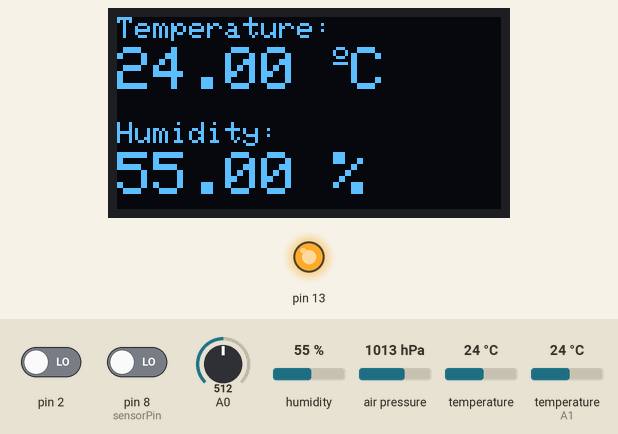
Simulated run of this sketch. Board: Arduino Uno, built with avr-gcc and run on an emulated ATmega328P. Shown: 128×64 one-colour display, output pins drawn as LEDs (lit = HIGH). The test bench sets the inputs (shaded band); at power-on: A0 = 512, pin 8 (sensorPin) LOW, humidity 55 %, temperature (sensor on A1) 24 °C, pin 2 LOW, air pressure 1013 hPa, temperature 24 °C. Pins used as bus, display or sensor lines are not drawn; what the sketch prints to the serial monitor is not drawn.

Above: at 4.7 s.
4.8 s: A0 set to 419
17.8 s: A0 set to 393
At 27.3 s:
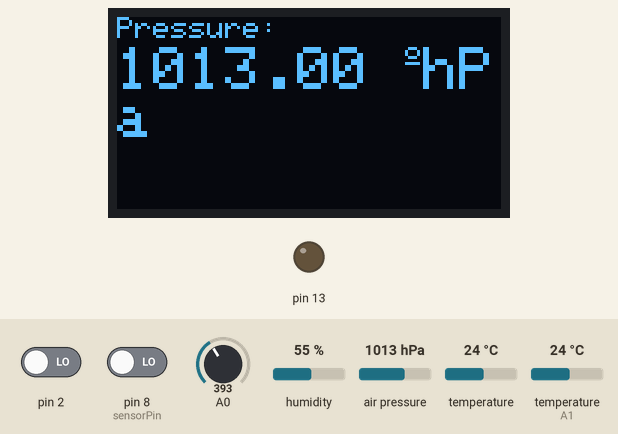
31.8 s: pin 8 (sensorPin) driven HIGH
40.9 s: humidity set to 22 %
At 53.2 s:
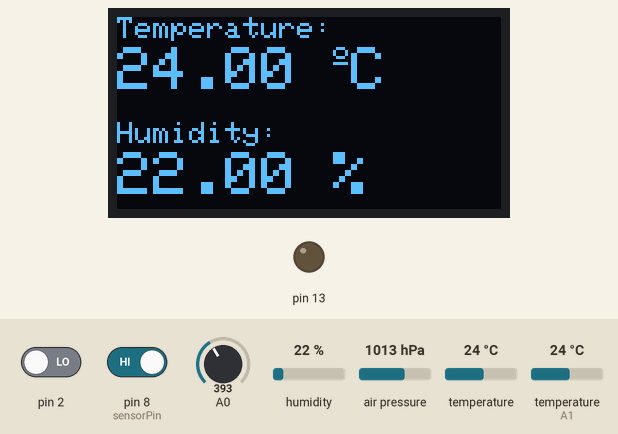
54.4 s: temperature (sensor on A1) set to 12 °C
At 65.6 s:
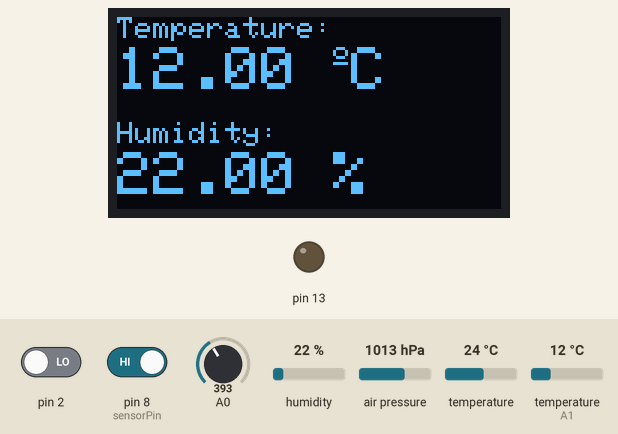
68.4 s: humidity set to 40 %
At 78.1 s:
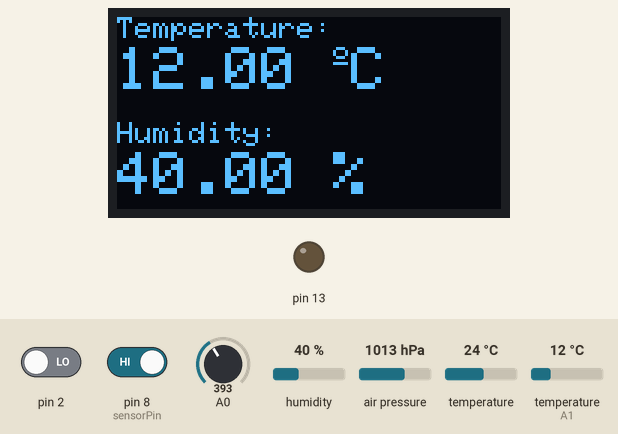
Timing chart, 0 to 79.6 s (numbered marks = the images above; inputs shaded):
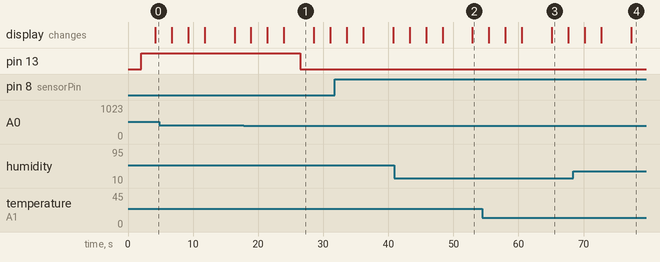

The sketch:

oled_all.ino
```cpp
int sensorValue;
int digitalValue;


#include "dht.h"
#define dht_apin A1
dht DHT;

//rain
#define sensorPower 7
#define sensorPin 8

//BM180
#include <Wire.h>
#include <SFE_BMP180.h>
SFE_BMP180 bmp180;

//OLED
#include <Adafruit_BMP085.h>
#include <Adafruit_GFX.h>
#include <Adafruit_SSD1306.h>
Adafruit_BMP085 bmp;
Adafruit_SSD1306 display = Adafruit_SSD1306(128, 64, &Wire, -1);

void setup()
{
  Serial.begin(9600); // sets the serial port to 9600
  //MQ135
  pinMode(13, OUTPUT);
  pinMode(2, INPUT);

 //rain
 pinMode(sensorPower, OUTPUT);
 digitalWrite(sensorPower, HIGH);

//BM180
bool success = bmp180.begin();

  if (success) {
    Serial.println("BMP180 init success");
  }
//OEDL
display.begin(SSD1306_SWITCHCAPVCC, 0x3C);
if(!display.begin(SSD1306_SWITCHCAPVCC, 0x3C)) {
  Serial.println(F("SSD1306 allocation failed"));
  for(;;);
}
  delay(2000);
display.clearDisplay();
display.setTextColor(WHITE);
}

void loop()
{
 //MQ135
  sensorValue = analogRead(0); // read analog input pin 0
  digitalValue = digitalRead(2);
  if (sensorValue > 400)
  {
    digitalWrite(13, HIGH);
  }
  else
    digitalWrite(13, LOW);
    Serial.print("PPM-");
  Serial.println(sensorValue, DEC); // prints the value read
  Serial.println(digitalValue, DEC);


  //DHT
  DHT.read11(dht_apin);

    Serial.print("Current humidity = ");
    Serial.print(DHT.humidity);
    Serial.print("%  ");
    Serial.print("temperature = ");
    Serial.print(DHT.temperature);
    Serial.println("C  ");

 //rain

    int val = readSensor();
  Serial.print("Digital Output: ");
  Serial.println(val);

  // Determine status of rain
  if (val) {
    Serial.println("Status: Clear");
  } else {
    Serial.println("Status: It's raining");
  }

  delay(1000);  // Take a reading every second
  Serial.println();

  //BM180
  char status;
  double T, P;
  bool success = false;

  status = bmp180.startTemperature();

  if (status != 0) {
    delay(1000);
    status = bmp180.getTemperature(T);

    if (status != 0) {
      status = bmp180.startPressure(3);

      if (status != 0) {
        delay(status);
        status = bmp180.getPressure(P, T);

        if (status != 0) {
          Serial.print("Pressure: ");
          Serial.print(P);
          Serial.println(" hPa");

          Serial.print("Temperature: ");
          Serial.print(T);
          Serial.println(" C");
        }
      }
    }
  }
display.setTextSize(1);
  display.setCursor(0,0);
  display.print("Temperature: ");
  display.setTextSize(2);
  display.setCursor(0,10);
  display.print(DHT.temperature);
  display.print(" ");
  display.setTextSize(1);
  display.cp437(true);
  display.write(167);
  display.setTextSize(2);
  display.print("C");

  display.setTextSize(1);
  display.setCursor(0, 35);
  display.print("Humidity: ");
  display.setTextSize(2);
  display.setCursor(0, 45);
  display.print(DHT.humidity);
  display.print(" %");

  display.display();
  delay(2500);
  display.clearDisplay();

  display.setTextSize(1);
  display.setCursor(0,0);
  display.print("Rainfall: ");
  display.setTextSize(2);
  display.setCursor(0,10);
  display.print(val);
  display.print(" ");
  display.setTextSize(1);
  display.cp437(true);
  display.write(167);
  display.setTextSize(2);
  display.print("");

  display.display();
  delay(2500);
  display.clearDisplay();

  display.setTextSize(1);
  display.setCursor(0,0);
  display.print("AQI: ");
  display.setTextSize(2);
  display.setCursor(0,10);
  display.print(sensorValue);
  display.print(" ");
  display.setTextSize(1);
  display.cp437(true);
  display.write(167);
  display.setTextSize(2);
  display.print("PPM");

   display.display();
  delay(2500);
  display.clearDisplay();

    display.setTextSize(1);
  display.setCursor(0,0);
  display.print("Pressure: ");
  display.setTextSize(2);
  display.setCursor(0,10);
  display.print(P);
  display.print(" ");
  display.setTextSize(1);
  display.cp437(true);
  display.write(167);
  display.setTextSize(2);
  display.print("hPa");

    display.display();
  delay(2500);
  display.clearDisplay();

}

//  This function returns  sensor output
int readSensor() {
  digitalWrite(sensorPower, HIGH);  // Turn the sensor ON
  delay(10);              // Allow power to settle
  int val = digitalRead(sensorPin); // Read the sensor output
  digitalWrite(sensorPower, LOW);   // Turn the sensor OFF
  return val;             // Return the value


}
```

Measured:
- the behaviour switches between 401 and 400 on A0 (found by bisection; images 0 and 1)
- after the input at 17.8 s, pin 13: HIGH → LOW after 8.7 s
- what the display in image 1 shows lasts 4.6 s, from 24.0 s to 28.6 s
- what the display in image 3 shows lasts 2.6 s, from 65.1 s to 67.7 s
